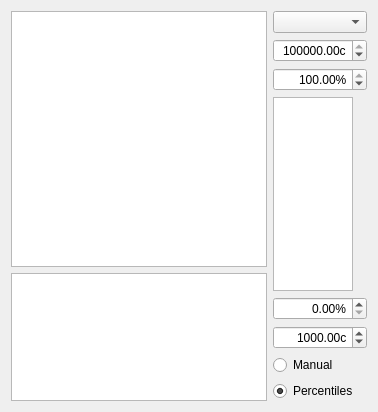
  <widget class="QWidget" name="centralwidget">
   <property name="sizePolicy">
    <sizepolicy hsizetype="Expanding" vsizetype="Expanding">
     <horstretch>0</horstretch>
     <verstretch>0</verstretch>
    </sizepolicy>
   </property>
   <layout class="QGridLayout" name="gridLayout_4">
    <item row="0" column="0">
     <widget class="PlotWidget" name="image_PlotWidget">
      <property name="sizePolicy">
       <sizepolicy hsizetype="Preferred" vsizetype="Preferred">
        <horstretch>1</horstretch>
        <verstretch>2</verstretch>
       </sizepolicy>
      </property>
      <property name="minimumSize">
       <size>
        <width>0</width>
        <height>0</height>
       </size>
      </property>
      <property name="transformationAnchor">
       <enum>QGraphicsView::AnchorUnderMouse</enum>
      </property>
     </widget>
    </item>
    <item row="0" column="2" rowspan="2">
     <layout class="QVBoxLayout" name="verticalLayout">
      <item>
       <widget class="QComboBox" name="odmr_channel_ComboBox"/>
      </item>
      <item>
       <widget class="ScienDSpinBox" name="xy_cb_max_DoubleSpinBox">
        <property name="sizePolicy">
         <sizepolicy hsizetype="Fixed" vsizetype="Fixed">
          <horstretch>0</horstretch>
          <verstretch>0</verstretch>
         </sizepolicy>
        </property>
        <property name="maximumSize">
         <size>
          <width>100</width>
          <height>16777215</height>
         </size>
        </property>
        <property name="mouseTracking">
         <bool>true</bool>
        </property>
        <property name="acceptDrops">
         <bool>true</bool>
        </property>
        <property name="alignment">
         <set>Qt::AlignRight|Qt::AlignTrailing|Qt::AlignVCenter</set>
        </property>
        <property name="accelerated">
         <bool>true</bool>
        </property>
        <property name="suffix">
         <string>c</string>
        </property>
        <property name="decimals">
         <number>2</number>
        </property>
        <property name="minimum">
         <double>-1000000000.000000000000000</double>
        </property>
        <property name="maximum">
         <double>1000000000.000000000000000</double>
        </property>
        <property name="value">
         <double>100000.000000000000000</double>
        </property>
       </widget>
      </item>
      <item>
       <widget class="ScienDSpinBox" name="xy_cb_high_percentile_DoubleSpinBox">
        <property name="maximumSize">
         <size>
          <width>100</width>
          <height>16777215</height>
         </size>
        </property>
        <property name="alignment">
         <set>Qt::AlignRight|Qt::AlignTrailing|Qt::AlignVCenter</set>
        </property>
        <property name="suffix">
         <string>%</string>
        </property>
        <property name="decimals">
         <number>2</number>
        </property>
        <property name="minimum">
         <double>0.000000000000000</double>
        </property>
        <property name="maximum">
         <double>100.000000000000000</double>
        </property>
        <property name="singleStep">
         <double>0.100000000000000</double>
        </property>
        <property name="value">
         <double>100.000000000000000</double>
        </property>
       </widget>
      </item>
      <item>
       <widget class="PlotWidget" name="xy_cb_PlotWidget">
        <property name="sizePolicy">
         <sizepolicy hsizetype="Expanding" vsizetype="Expanding">
          <horstretch>0</horstretch>
          <verstretch>0</verstretch>
         </sizepolicy>
        </property>
        <property name="maximumSize">
         <size>
          <width>80</width>
          <height>16777215</height>
         </size>
        </property>
       </widget>
      </item>
      <item>
       <widget class="ScienDSpinBox" name="xy_cb_low_percentile_DoubleSpinBox">
        <property name="maximumSize">
         <size>
          <width>100</width>
          <height>16777215</height>
         </size>
        </property>
        <property name="alignment">
         <set>Qt::AlignRight|Qt::AlignTrailing|Qt::AlignVCenter</set>
        </property>
        <property name="suffix">
         <string>%</string>
        </property>
        <property name="decimals">
         <number>2</number>
        </property>
        <property name="minimum">
         <double>0.000000000000000</double>
        </property>
        <property name="maximum">
         <double>100.000000000000000</double>
        </property>
        <property name="singleStep">
         <double>0.100000000000000</double>
        </property>
        <property name="value">
         <double>0.000000000000000</double>
        </property>
       </widget>
      </item>
      <item>
       <widget class="ScienDSpinBox" name="xy_cb_min_DoubleSpinBox">
        <property name="sizePolicy">
         <sizepolicy hsizetype="Fixed" vsizetype="Fixed">
          <horstretch>0</horstretch>
          <verstretch>0</verstretch>
         </sizepolicy>
        </property>
        <property name="maximumSize">
         <size>
          <width>100</width>
          <height>16777215</height>
         </size>
        </property>
        <property name="mouseTracking">
         <bool>true</bool>
        </property>
        <property name="acceptDrops">
         <bool>true</bool>
        </property>
        <property name="alignment">
         <set>Qt::AlignRight|Qt::AlignTrailing|Qt::AlignVCenter</set>
        </property>
        <property name="accelerated">
         <bool>true</bool>
        </property>
        <property name="suffix">
         <string>c</string>
        </property>
        <property name="decimals">
         <number>2</number>
        </property>
        <property name="minimum">
         <double>-1000000000.000000000000000</double>
        </property>
        <property name="maximum">
         <double>10000000.000000000000000</double>
        </property>
        <property name="value">
         <double>1000.000000000000000</double>
        </property>
       </widget>
      </item>
      <item>
       <widget class="QRadioButton" name="xy_cb_manual_RadioButton">
        <property name="text">
         <string>Manual</string>
        </property>
        <property name="checked">
         <bool>false</bool>
        </property>
       </widget>
      </item>
      <item>
       <widget class="QRadioButton" name="xy_cb_centiles_RadioButton">
        <property name="text">
         <string>Percentiles</string>
        </property>
        <property name="checked">
         <bool>true</bool>
        </property>
       </widget>
      </item>
     </layout>
    </item>
    <item row="1" column="0">
     <widget class="PlotWidget" name="odmr_PlotWidget">
      <property name="sizePolicy">
       <sizepolicy hsizetype="Preferred" vsizetype="Preferred">
        <horstretch>0</horstretch>
        <verstretch>1</verstretch>
       </sizepolicy>
      </property>
      <property name="toolTipDuration">
       <number>1</number>
      </property>
     </widget>
    </item>
   </layout>
  </widget>
